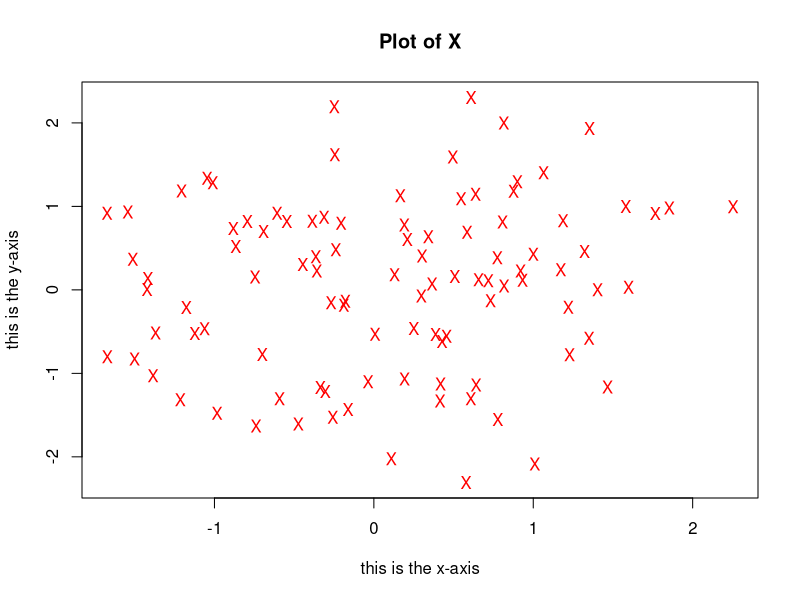

Generate this figure with R:
## ---- chunk 1
set.seed(718) # to make the subsequent randomization reproducible
x <- rnorm(100) # yield 100 random numbers following N(0,1)
y <- rnorm(100)
plot(x, y, 
     xlab = "this is the x-axis", 
     ylab = "this is the y-axis", 
     main = "Plot of X",
     col = 'red',
     pch = 'X',
     cex = 1
    )
